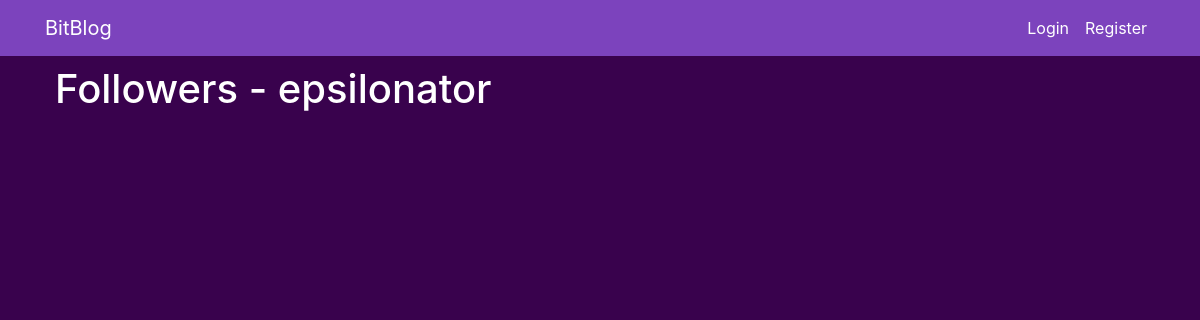
Before: /profile/epsilonator/followers/ with the older database file.
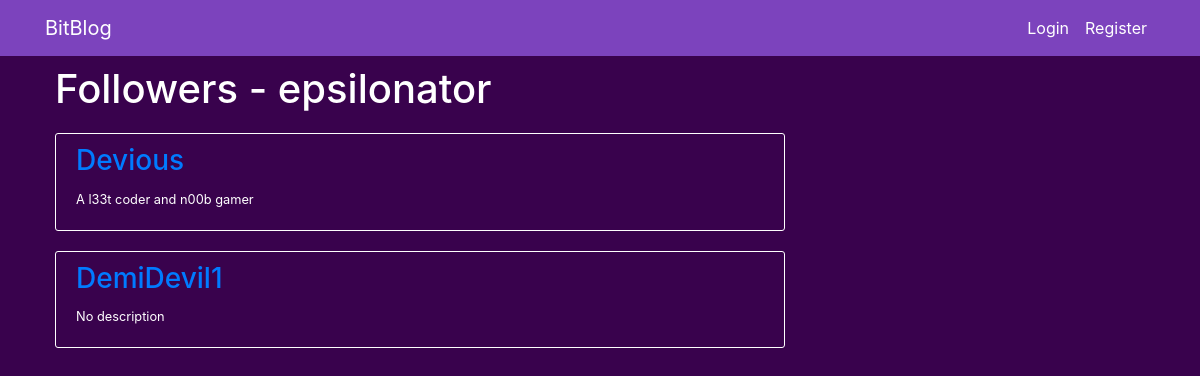
After: the same page with the newer database file.
### blog/models.py (models this page shows)
class Following(models.Model):
	followed = models.ForeignKey(User, related_name = 'followers', on_delete = models.DO_NOTHING)
	follower = models.ForeignKey(User, related_name = 'following', on_delete = models.DO_NOTHING)

class BlogUser(models.Model):
	user = models.OneToOneField(User, on_delete = models.CASCADE)
	desc = models.TextField(max_length = 250, default = "No description")
	hometown = models.CharField(max_length = 200, default = "Not specified")
	birth_date = models.DateField(null = True, blank = True)

### blog/views.py (the view)
# urls.py: path('profile/<str:username>/followers/', show_followers, name = 'show-followers'),
def show_followers(request, username):
	p_user = User.objects.filter(username = username).first()
	followers = p_user.followers.all()
	return render(request, 'blog/followlist.html', context = {
		'followlist' : followers,
		'header' : 'Followers',
		'p_user' : p_user,
		'following' : False
	})

### blog/templates/blog/followlist.html
{% extends 'blog/base.html' %}
{% block content %}
	<h1>{{ header }} - {{ p_user.username }}</h1>
	{% if followlist %}
		{% if following %}
			{% for follow in followlist %}
				<div class="content-section">
					<h3>
						<a href="{% url 'profile' follow.followed.username %}">
							{{ follow.followed.username }}
						</a>
					</h3>
					<small>{{ follow.followed.bloguser.desc }}</small>
				</div>
			{% endfor %}
		{% else %}
			{% for follow in followlist %}
				<div class="content-section">
					<h3>
						<a href="{% url 'profile' follow.follower.username %}">
							{{ follow.follower.username }}
						</a>
					</h3>
					<small>{{ follow.follower.bloguser.desc }}</small>
				</div>
			{% endfor %}
		{% endif %}
	{% endif %}
{% endblock %}

Changed rows visible on the page:
added Following: follower.username "Devious", follower.bloguser.desc "A l33t coder and n00b gamer"
added Following: follower.username "DemiDevil1", follower.bloguser.desc "No description"
